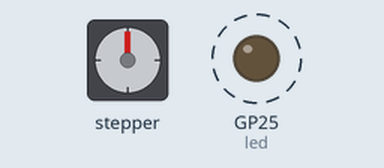
Recording of a program running on a simulated Raspberry Pi Pico running CircuitPython. On the bench: stepper motor, output pins drawn as LEDs (lit = HIGH). Dashed ring = blinking. The stepper is drawn at 200 steps a turn; what the program prints to the serial console is not drawn. At 20.0 s the program ends and the board releases its pins; the recording ends there.

Above: at 0.05 s.
Timing chart, 0 to 4.6 s (numbered marks = the images above):
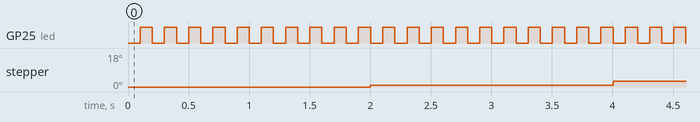

Measured:
- by itself, GP25 (led): alternates HIGH for 0.10 s and LOW for 0.10 s

The program:

code.py
```python
# This test was to convince myself that I should be releasing the coils after advancing the table
import time
import board
from digitalio import DigitalInOut, Direction, Pull
from adafruit_motor import stepper

print("Stepper test")

led = DigitalInOut(board.LED)
led.direction = Direction.OUTPUT
led.value = True

def blink(times):
    for _ in range(times):
        led.value = False
        time.sleep(0.1)
        led.value = True
        time.sleep(0.1)

# Mode button setup
button = DigitalInOut(board.GP3)
button.direction = Direction.INPUT
button.pull = Pull.UP
mode = -1  # track state of button mode

# Stepper motor setup
DELAY = 0.01  # fastest is ~ 0.004, 0.01 is still very smooth, gets steppy after that
STEPS = 220  # this is a full 360º
coils = (
    DigitalInOut(board.GP21),  # A1
    DigitalInOut(board.GP20),  # A2
    DigitalInOut(board.GP19),  # B1
    DigitalInOut(board.GP18),  # B2
)
for coil in coils:
    coil.direction = Direction.OUTPUT

stepper_motor = stepper.StepperMotor(
    coils[0], coils[1], coils[2], coils[3], microsteps=None
)

def StepTableDownOneStepWithDelay():
    stepper_motor.onestep(direction=stepper.FORWARD,style=stepper.DOUBLE) # FORWARDs is table down
    time.sleep(0.002)

for _ in range(10):
        blink(10)
        StepTableDownOneStepWithDelay()
        stepper_motor.release()
```
